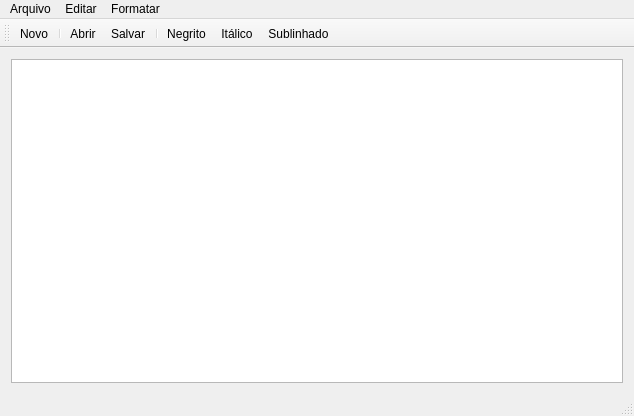
<?xml version="1.0" encoding="UTF-8"?>
<ui version="4.0">
 <class>MainWindow</class>
 <widget class="QMainWindow" name="MainWindow">
  <property name="geometry">
   <rect>
    <x>0</x>
    <y>0</y>
    <width>634</width>
    <height>416</height>
   </rect>
  </property>
  <property name="windowTitle">
   <string>MainWindow</string>
  </property>
  <property name="documentMode">
   <bool>false</bool>
  </property>
  <widget class="QWidget" name="centralWidget">
   <layout class="QVBoxLayout" name="verticalLayout">
    <item>
     <widget class="QTextEdit" name="editor">
      <property name="autoFormatting">
       <set>QTextEdit::AutoBulletList</set>
      </property>
     </widget>
    </item>
   </layout>
  </widget>
  <widget class="QMenuBar" name="menuBar">
   <property name="geometry">
    <rect>
     <x>0</x>
     <y>0</y>
     <width>634</width>
     <height>21</height>
    </rect>
   </property>
   <widget class="QMenu" name="menuArquivo">
    <property name="title">
     <string>Arquivo</string>
    </property>
    <addaction name="actionNovo"/>
    <addaction name="separator"/>
    <addaction name="actionAbrir"/>
    <addaction name="actionSalvar"/>
    <addaction name="actionSalvar_como"/>
    <addaction name="separator"/>
    <addaction name="actionSair"/>
   </widget>
   <widget class="QMenu" name="menuEditar">
    <property name="title">
     <string>Editar</string>
    </property>
    <addaction name="actionRecortar"/>
    <addaction name="actionCopiar"/>
    <addaction name="actionColar"/>
   </widget>
   <widget class="QMenu" name="menuFormatar">
    <property name="title">
     <string>Formatar</string>
    </property>
    <addaction name="actionNegrito"/>
    <addaction name="actionIt_lico"/>
    <addaction name="actionSublinhado"/>
   </widget>
   <addaction name="menuArquivo"/>
   <addaction name="menuEditar"/>
   <addaction name="menuFormatar"/>
  </widget>
  <widget class="QToolBar" name="mainToolBar">
   <attribute name="toolBarArea">
    <enum>TopToolBarArea</enum>
   </attribute>
   <attribute name="toolBarBreak">
    <bool>false</bool>
   </attribute>
   <addaction name="actionNovo"/>
   <addaction name="separator"/>
   <addaction name="actionAbrir"/>
   <addaction name="actionSalvar"/>
   <addaction name="separator"/>
   <addaction name="actionNegrito"/>
   <addaction name="actionIt_lico"/>
   <addaction name="actionSublinhado"/>
  </widget>
  <widget class="QStatusBar" name="statusBar"/>
  <action name="actionNegrito">
   <property name="checkable">
    <bool>true</bool>
   </property>
   <property name="icon">
    <iconset resource="botoes.qrc">
     <normaloff>:/botoes/negrito</normaloff>:/botoes/negrito</iconset>
   </property>
   <property name="text">
    <string>Negrito</string>
   </property>
  </action>
  <action name="actionIt_lico">
   <property name="checkable">
    <bool>true</bool>
   </property>
   <property name="icon">
    <iconset resource="botoes.qrc">
     <normaloff>:/botoes/italico</normaloff>:/botoes/italico</iconset>
   </property>
   <property name="text">
    <string>Itálico</string>
   </property>
  </action>
  <action name="actionSublinhado">
   <property name="checkable">
    <bool>true</bool>
   </property>
   <property name="icon">
    <iconset resource="botoes.qrc">
     <normaloff>:/botoes/sublinhado</normaloff>:/botoes/sublinhado</iconset>
   </property>
   <property name="text">
    <string>Sublinhado</string>
   </property>
  </action>
  <action name="actionRecortar">
   <property name="checkable">
    <bool>false</bool>
   </property>
   <property name="icon">
    <iconset resource="botoes.qrc">
     <normaloff>:/botoes/recortar</normaloff>:/botoes/recortar</iconset>
   </property>
   <property name="text">
    <string>Recortar</string>
   </property>
  </action>
  <action name="actionCopiar">
   <property name="checkable">
    <bool>false</bool>
   </property>
   <property name="icon">
    <iconset resource="botoes.qrc">
     <normaloff>:/botoes/copiar</normaloff>:/botoes/copiar</iconset>
   </property>
   <property name="text">
    <string>Copiar</string>
   </property>
  </action>
  <action name="actionColar">
   <property name="checkable">
    <bool>false</bool>
   </property>
   <property name="icon">
    <iconset resource="botoes.qrc">
     <normaloff>:/botoes/colar</normaloff>:/botoes/colar</iconset>
   </property>
   <property name="text">
    <string>Colar</string>
   </property>
  </action>
  <action name="actionNovo">
   <property name="icon">
    <iconset resource="botoes.qrc">
     <normaloff>:/botoes/novo</normaloff>:/botoes/novo</iconset>
   </property>
   <property name="text">
    <string>Novo</string>
   </property>
  </action>
  <action name="actionAbrir">
   <property name="icon">
    <iconset resource="botoes.qrc">
     <normaloff>:/botoes/abrir</normaloff>:/botoes/abrir</iconset>
   </property>
   <property name="text">
    <string>Abrir</string>
   </property>
   <property name="shortcut">
    <string>Ctrl+O</string>
   </property>
  </action>
  <action name="actionSalvar">
   <property name="icon">
    <iconset resource="botoes.qrc">
     <normaloff>:/botoes/salvar</normaloff>:/botoes/salvar</iconset>
   </property>
   <property name="text">
    <string>Salvar</string>
   </property>
  </action>
  <action name="actionSair">
   <property name="icon">
    <iconset resource="botoes.qrc">
     <normaloff>:/botoes/sair</normaloff>:/botoes/sair</iconset>
   </property>
   <property name="text">
    <string>Sair</string>
   </property>
  </action>
  <action name="actionSalvar_como">
   <property name="text">
    <string>Salvar como...</string>
   </property>
  </action>
 </widget>
 <layoutdefault spacing="6" margin="11"/>
 <resources>
  <include location="botoes.qrc"/>
 </resources>
 <connections/>
</ui>
